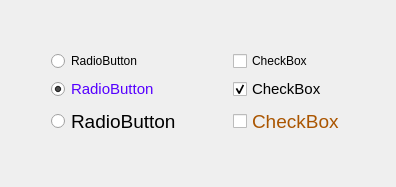
     <widget class="QWidget" name="page_3">
      <layout class="QGridLayout" name="gridLayout_16">
       <item row="2" column="0">
        <spacer name="horizontalSpacer_12">
         <property name="orientation">
          <enum>Qt::Orientation::Horizontal</enum>
         </property>
         <property name="sizeHint" stdset="0">
          <size>
           <width>40</width>
           <height>20</height>
          </size>
         </property>
        </spacer>
       </item>
       <item row="3" column="1" colspan="3">
        <spacer name="verticalSpacer_10">
         <property name="orientation">
          <enum>Qt::Orientation::Vertical</enum>
         </property>
         <property name="sizeHint" stdset="0">
          <size>
           <width>20</width>
           <height>40</height>
          </size>
         </property>
        </spacer>
       </item>
       <item row="2" column="1">
        <layout class="QGridLayout" name="gridLayout_14">
         <item row="0" column="0">
          <widget class="QRadioButton" name="radioButton">
           <property name="text">
            <string>RadioButton</string>
           </property>
          </widget>
         </item>
         <item row="1" column="0">
          <widget class="QRadioButton" name="radioButton_2">
           <property name="palette">
            <palette>
             <active>
              <colorrole role="WindowText">
               <brush brushstyle="SolidPattern">
                <color alpha="255">
                 <red>85</red>
                 <green>0</green>
                 <blue>255</blue>
                </color>
               </brush>
              </colorrole>
             </active>
             <inactive>
              <colorrole role="WindowText">
               <brush brushstyle="SolidPattern">
                <color alpha="255">
                 <red>85</red>
                 <green>0</green>
                 <blue>255</blue>
                </color>
               </brush>
              </colorrole>
             </inactive>
             <disabled/>
            </palette>
           </property>
           <property name="font">
            <font>
             <pointsize>11</pointsize>
            </font>
           </property>
           <property name="text">
            <string>RadioButton</string>
           </property>
           <property name="icon">
            <iconset theme="accessories-calculator"/>
           </property>
           <property name="iconSize">
            <size>
             <width>64</width>
             <height>64</height>
            </size>
           </property>
           <property name="checked">
            <bool>true</bool>
           </property>
          </widget>
         </item>
         <item row="2" column="0">
          <widget class="QRadioButton" name="radioButton_3">
           <property name="font">
            <font>
             <pointsize>14</pointsize>
            </font>
           </property>
           <property name="text">
            <string>RadioButton</string>
           </property>
          </widget>
         </item>
        </layout>
       </item>
       <item row="2" column="3">
        <layout class="QGridLayout" name="gridLayout_15">
         <item row="0" column="0">
          <widget class="QCheckBox" name="checkBox">
           <property name="text">
            <string>CheckBox</string>
           </property>
          </widget>
         </item>
         <item row="1" column="0">
          <widget class="QCheckBox" name="checkBox_2">
           <property name="font">
            <font>
             <pointsize>11</pointsize>
            </font>
           </property>
           <property name="text">
            <string>CheckBox</string>
           </property>
           <property name="checked">
            <bool>true</bool>
           </property>
          </widget>
         </item>
         <item row="2" column="0">
          <widget class="QCheckBox" name="checkBox_3">
           <property name="palette">
            <palette>
             <active>
              <colorrole role="WindowText">
               <brush brushstyle="SolidPattern">
                <color alpha="255">
                 <red>170</red>
                 <green>85</green>
                 <blue>0</blue>
                </color>
               </brush>
              </colorrole>
             </active>
             <inactive>
              <colorrole role="WindowText">
               <brush brushstyle="SolidPattern">
                <color alpha="255">
                 <red>170</red>
                 <green>85</green>
                 <blue>0</blue>
                </color>
               </brush>
              </colorrole>
             </inactive>
             <disabled/>
            </palette>
           </property>
           <property name="font">
            <font>
             <pointsize>14</pointsize>
            </font>
           </property>
           <property name="text">
            <string>CheckBox</string>
           </property>
           <property name="icon">
            <iconset theme="applications-engineering"/>
           </property>
           <property name="tristate">
            <bool>true</bool>
           </property>
          </widget>
         </item>
        </layout>
       </item>
       <item row="0" column="1" colspan="3">
        <spacer name="verticalSpacer_9">
         <property name="orientation">
          <enum>Qt::Orientation::Vertical</enum>
         </property>
         <property name="sizeHint" stdset="0">
          <size>
           <width>20</width>
           <height>40</height>
          </size>
         </property>
        </spacer>
       </item>
       <item row="2" column="2">
        <spacer name="horizontalSpacer_11">
         <property name="orientation">
          <enum>Qt::Orientation::Horizontal</enum>
         </property>
         <property name="sizeHint" stdset="0">
          <size>
           <width>40</width>
           <height>20</height>
          </size>
         </property>
        </spacer>
       </item>
       <item row="2" column="4">
        <spacer name="horizontalSpacer_13">
         <property name="orientation">
          <enum>Qt::Orientation::Horizontal</enum>
         </property>
         <property name="sizeHint" stdset="0">
          <size>
           <width>40</width>
           <height>20</height>
          </size>
         </property>
        </spacer>
       </item>
      </layout>
     </widget>
